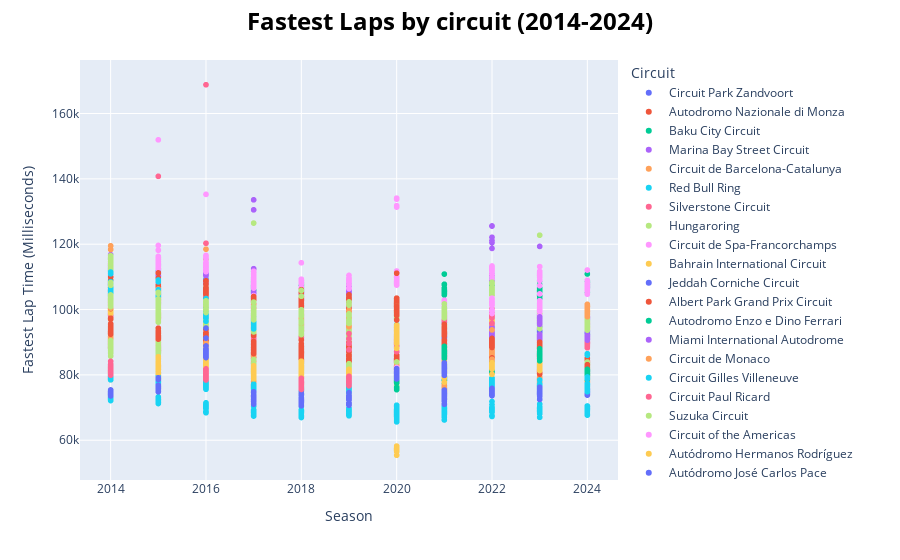

Notebook code for this chart:
### Markdown cell above
The above graph is good to give an idea of how fast the cars run. We can see that the cars are running slightly faster and that the Red Bull Ring (Austria) is the one with the shortest lap of the calendar. 

In the graph below we can see the fastest lap by driver and filter by circuit using the legend.

IMPORTANT: This is a Plotly graph, it can be seen when downloading the notebook, not in GitHub.

### Code cell
# Filter data
From_Season = 2014
DF = ResultsDF[(ResultsDF["season"] >= From_Season)]

fig = px.scatter(DF, x='season', y='fastestlap.time.in_milliseconds',color='circuit.circuitname',hover_data=['constructor.name','driverid'])

# Update layout
fig.update_layout(xaxis_title="Season",
                  yaxis_title="Fastest Lap Time (Milliseconds)",
                  title_text=f"Fastest Laps by circuit (2014-2024)",
                  title_font=dict(size=24, color='black', weight='bold'), 
                  title_x=0.5,
                  legend_title="Circuit")

# Show the interactive plot
fig.show()

### Figure 1 — Plotly figure (JSON) as saved in the notebook; plotly's stock layout.template omitted (floating-point values rounded to 4 significant figures; data arrays with more than 128 entries replaced by an {"elided": "..."} marker saying what was removed)
{"data": [{"customdata": {"elided": "80x2 str values"}, "hovertemplate": "circuit.circuitname=Circuit Park Zandvoort<br>season=%{x}<br>fastestlap.time.in_milliseconds=%{y}<br>constructor.name=%{customdata[0]}<br>driverid=%{customdata[1]}<extra></extra>", "legendgroup": "Circuit Park Zandvoort", "marker": {"color": "#636efa", "symbol": "circle"}, "mode": "markers", "name": "Circuit Park Zandvoort", "showlegend": true, "type": "scattergl", "x": [2024, 2024, 2024, 2024, 2024, 2024, 2024, 2024, 2024, 2024, 2024, 2024, 2024, 2024, 2024, 2024, 2024, 2024, 2024, 2024, 2022, 2022, 2022, 2022, 2022, 2022, 2022, 2022, 2022, 2022, 2022, 2022, 2022, 2022, 2022, 2022, 2022, 2022, 2022, 2022, 2023, 2023, 2023, 2023, 2023, 2023, 2023, 2023, 2023, 2023, 2023, 2023, 2023, 2023, 2023, 2023, 2023, 2023, 2023, 2023, 2021, 2021, 2021, 2021, 2021, 2021, 2021, 2021, 2021, 2021, 2021, 2021, 2021, 2021, 2021, 2021, 2021, 2021, 2021, 2021], "xaxis": "x", "y": [73817, 74752, 74585, 74237, 74117, 74587, 73927, 73878, 74855, 74758, 75657, 75222, 75255, 74434, 75390, 75539, 75552, 74954, 75822, 75724, 73652, 73671, 74413, 73854, 74404, 74144, 74706, 74643, 75084, 75043, 75165, 75534, 75233, 74862, 75369, 75940, 75577, 76066, 76844, 77138, 73889, 73837, 74441, 74231, 74934, 73904, 74390, 74468, 74299, 74570, 75171, 74472, 74820, 74698, 76253, 75489, 75124, 75417, 77277, 77399, 73275, 71097, 72549, 74818, 74780, 74323, 75260, 73461, 74675, 74236, 74920, 75611, 73958, 75125, 75442, 75790, 75628, 75927, 75783, 76066], "yaxis": "y"}, {"customdata": {"elided": "224x2 str values"}, "hovertemplate": "circuit.circuitname=Autodromo Nazionale di Monza<br>season=%{x}<br>fastestlap.time.in_milliseconds=%{y}<br>constructor.name=%{customdata[0]}<br>driverid=%{customdata[1]}<extra></extra>", "legendgroup": "Autodromo Nazionale di Monza", "marker": {"color": "#EF553B", "symbol": "circle"}, "mode": "markers", "name": "Autodromo Nazionale di Monza", "showlegend": true, "type": "scattergl", "x": {"elided": "224 int values"}, "xaxis": "x", "y": {"elided": "224 int values"}, "yaxis": "y"}, {"customdata": {"elided": "162x2 str values"}, "hovertemplate": "circuit.circuitname=Baku City Circuit<br>season=%{x}<br>fastestlap.time.in_milliseconds=%{y}<br>constructor.name=%{customdata[0]}<br>driverid=%{customdata[1]}<extra></extra>", "legendgroup": "Baku City Circuit", "marker": {"color": "#00cc96", "symbol": "circle"}, "mode": "markers", "name": "Baku City Circuit", "showlegend": true, "type": "scattergl", "x": {"elided": "162 int values"}, "xaxis": "x", "y": {"elided": "162 int values"}, "yaxis": "y"}, {"customdata": {"elided": "184x2 str values"}, "hovertemplate": "circuit.circuitname=Marina Bay Street Circuit<br>season=%{x}<br>fastestlap.time.in_milliseconds=%{y}<br>constructor.name=%{customdata[0]}<br>driverid=%{customdata[1]}<extra></extra>", "legendgroup": "Marina Bay Street Circuit", "marker": {"color": "#ab63fa", "symbol": "circle"}, "mode": "markers", "name": "Marina Bay Street Circuit", "showlegend": true, "type": "scattergl", "x": {"elided": "184 int values"}, "xaxis": "x", "y": {"elided": "184 int values"}, "yaxis": "y"}, {"customdata": {"elided": "224x2 str values"}, "hovertemplate": "circuit.circuitname=Circuit de Barcelona-Catalunya<br>season=%{x}<br>fastestlap.time.in_milliseconds=%{y}<br>constructor.name=%{customdata[0]}<br>driverid=%{customdata[1]}<extra></extra>", "legendgroup": "Circuit de Barcelona-Catalunya", "marker": {"color": "#FFA15A", "symbol": "circle"}, "mode": "markers", "name": "Circuit de Barcelona-Catalunya", "showlegend": true, "type": "scattergl", "x": {"elided": "224 int values"}, "xaxis": "x", "y": {"elided": "224 int values"}, "yaxis": "y"}, {"customdata": {"elided": "264x2 str values"}, "hovertemplate": "circuit.circuitname=Red Bull Ring<br>season=%{x}<br>fastestlap.time.in_milliseconds=%{y}<br>constructor.name=%{customdata[0]}<br>driverid=%{customdata[1]}<extra></extra>", "legendgroup": "Red Bull Ring", "marker": {"color": "#19d3f3", "symbol": "circle"}, "mode": "markers", "name": "Red Bull Ring", "showlegend": true, "type": "scattergl", "x": {"elided": "264 int values"}, "xaxis": "x", "y": {"elided": "264 int values"}, "yaxis": "y"}, {"customdata": {"elided": "244x2 str values"}, "hovertemplate": "circuit.circuitname=Silverstone Circuit<br>season=%{x}<br>fastestlap.time.in_milliseconds=%{y}<br>constructor.name=%{customdata[0]}<br>driverid=%{customdata[1]}<extra></extra>", "legendgroup": "Silverstone Circuit", "marker": {"color": "#FF6692", "symbol": "circle"}, "mode": "markers", "name": "Silverstone Circuit", "showlegend": true, "type": "scattergl", "x": {"elided": "244 int values"}, "xaxis": "x", "y": {"elided": "244 int values"}, "yaxis": "y"}, {"customdata": {"elided": "224x2 str values"}, "hovertemplate": "circuit.circuitname=Hungaroring<br>season=%{x}<br>fastestlap.time.in_milliseconds=%{y}<br>constructor.name=%{customdata[0]}<br>driverid=%{customdata[1]}<extra></extra>", "legendgroup": "Hungaroring", "marker": {"color": "#B6E880", "symbol": "circle"}, "mode": "markers", "name": "Hungaroring", "showlegend": true, "type": "scattergl", "x": {"elided": "224 int values"}, "xaxis": "x", "y": {"elided": "224 int values"}, "yaxis": "y"}, {"customdata": {"elided": "224x2 str values"}, "hovertemplate": "circuit.circuitname=Circuit de Spa-Francorchamps<br>season=%{x}<br>fastestlap.time.in_milliseconds=%{y}<br>constructor.name=%{customdata[0]}<br>driverid=%{customdata[1]}<extra></extra>", "legendgroup": "Circuit de Spa-Francorchamps", "marker": {"color": "#FF97FF", "symbol": "circle"}, "mode": "markers", "name": "Circuit de Spa-Francorchamps", "showlegend": true, "type": "scattergl", "x": {"elided": "224 int values"}, "xaxis": "x", "y": {"elided": "224 int values"}, "yaxis": "y"}, {"customdata": {"elided": "247x2 str values"}, "hovertemplate": "circuit.circuitname=Bahrain International Circuit<br>season=%{x}<br>fastestlap.time.in_milliseconds=%{y}<br>constructor.name=%{customdata[0]}<br>driverid=%{customdata[1]}<extra></extra>", "legendgroup": "Bahrain International Circuit", "marker": {"color": "#FECB52", "symbol": "circle"}, "mode": "markers", "name": "Bahrain International Circuit", "showlegend": true, "type": "scattergl", "x": {"elided": "247 int values"}, "xaxis": "x", "y": {"elided": "247 int values"}, "yaxis": "y"}, {"customdata": {"elided": "84x2 str values"}, "hovertemplate": "circuit.circuitname=Jeddah Corniche Circuit<br>season=%{x}<br>fastestlap.time.in_milliseconds=%{y}<br>constructor.name=%{customdata[0]}<br>driverid=%{customdata[1]}<extra></extra>", "legendgroup": "Jeddah Corniche Circuit", "marker": {"color": "#636efa", "symbol": "circle"}, "mode": "markers", "name": "Jeddah Corniche Circuit", "showlegend": true, "type": "scattergl", "x": [2022, 2022, 2022, 2022, 2022, 2022, 2022, 2022, 2022, 2022, 2022, 2022, 2022, 2022, 2022, 2022, 2022, 2022, 2022, 2022, 2022, 2022, 2022, 2022, 2023, 2023, 2023, 2023, 2023, 2023, 2023, 2023, 2023, 2023, 2023, 2023, 2023, 2023, 2023, 2023, 2023, 2023, 2023, 2023, 2024, 2024, 2024, 2024, 2024, 2024, 2024, 2024, 2024, 2024, 2024, 2024, 2024, 2024, 2024, 2024, 2024, 2024, 2024, 2024, 2021, 2021, 2021, 2021, 2021, 2021, 2021, 2021, 2021, 2021, 2021, 2021, 2021, 2021, 2021, 2021, 2021, 2021, 2021, 2021], "xaxis": "x", "y": [91772, 91634, 91905, 92042, 92821, 93103, 92753, 93468, 92779, 92997, 93924, 93651, 94446, 94368, 93979, 93831, 94487, 97530, null, null, 94368, 93979, 93831, 94487, 92188, 91906, 92240, 92433, 92941, 92822, 93056, 93222, 93392, 93374, 93931, 93780, 93894, 93609, 94287, 94469, 94122, 94384, 95567, 95140, 91773, 92273, 91632, 92310, 92387, 92254, 92186, 91944, 91746, 92366, 92307, 92338, 93481, 93523, 93026, 93323, 92706, 92208, 95560, null, 90734, 91488, 91408, 91797, 92716, 92297, 91601, 91851, 92865, 91914, 92804, 92751, 91633, 92506, 92778, 94030, 94138, 97043, 96130, 96043], "yaxis": "y"}, {"customdata": {"elided": "182x2 str values"}, "hovertemplate": "circuit.circuitname=Albert Park Grand Prix Circuit<br>season=%{x}<br>fastestlap.time.in_milliseconds=%{y}<br>constructor.name=%{customdata[0]}<br>driverid=%{customdata[1]}<extra></extra>", "legendgroup": "Albert Park Grand Prix Circuit", "marker": {"color": "#EF553B", "symbol": "circle"}, "mode": "markers", "name": "Albert Park Grand Prix Circuit", "showlegend": true, "type": "scattergl", "x": {"elided": "182 int values"}, "xaxis": "x", "y": {"elided": "182 int values"}, "yaxis": "y"}, {"customdata": {"elided": "80x2 str values"}, "hovertemplate": "circuit.circuitname=Autodromo Enzo e Dino Ferrari<br>season=%{x}<br>fastestlap.time.in_milliseconds=%{y}<br>constructor.name=%{customdata[0]}<br>driverid=%{customdata[1]}<extra></extra>", "legendgroup": "Autodromo Enzo e Dino Ferrari", "marker": {"color": "#00cc96", "symbol": "circle"}, "mode": "markers", "name": "Autodromo Enzo e Dino Ferrari", "showlegend": true, "type": "scattergl", "x": [2022, 2022, 2022, 2022, 2022, 2022, 2022, 2022, 2022, 2022, 2022, 2022, 2022, 2022, 2022, 2022, 2022, 2022, 2022, 2022, 2024, 2024, 2024, 2024, 2024, 2024, 2024, 2024, 2024, 2024, 2024, 2024, 2024, 2024, 2024, 2024, 2024, 2024, 2024, 2024, 2020, 2020, 2020, 2020, 2020, 2020, 2020, 2020, 2020, 2020, 2020, 2020, 2020, 2020, 2020, 2020, 2020, 2020, 2020, 2020, 2021, 2021, 2021, 2021, 2021, 2021, 2021, 2021, 2021, 2021, 2021, 2021, 2021, 2021, 2021, 2021, 2021, 2021, 2021, 2021], "xaxis": "x", "y": [78446, 78949, 80903, 80962, 80758, 78574, 80544, 81211, 81238, 81750, 81757, 81713, 81419, 81887, 81286, 81338, 78999, 81577, 99685, null, 80366, 79994, 79935, 79907, 80220, 80331, 78589, 79686, 80570, 80936, 81700, 81009, 81569, 81304, 81016, 81371, 81229, 81455, 79004, 81274, 75484, 75902, 77552, 77666, 78173, 78084, 78118, 78069, 78088, 78794, 78719, 77767, 78360, 78822, 76177, 78811, 77637, 79273, 79606, 80403, 77524, 76702, 78259, 78379, 78490, 79341, 78994, 78782, 79422, 79417, 79396, 78334, 78353, 79470, 79074, 79193, 80402, 88485, 86543, null], "yaxis": "y"}, {"customdata": [["Red Bull", "max_verstappen"], ["Ferrari", "leclerc"], ["Ferrari", "sainz"], ["Red Bull", "perez"], ["Mercedes", "russell"], ["Mercedes", "hamilton"], ["Alfa Romeo", "bottas"], ["Alpine F1 Team", "ocon"], ["Williams", "albon"], ["Aston Martin", "stroll"], ["Alpine F1 Team", "alonso"], ["AlphaTauri", "tsunoda"], ["McLaren", "ricciardo"], ["Williams", "latifi"], ["Haas F1 Team", "mick_schumacher"], ["Haas F1 Team", "kevin_magnussen"], ["Aston Martin", "vettel"], ["AlphaTauri", "gasly"], ["McLaren", "norris"], ["Alfa Romeo", "zhou"], ["Red Bull", "max_verstappen"], ["Red Bull", "perez"], ["Aston Martin", "alonso"], ["Mercedes", "russell"], ["Ferrari", "sainz"], ["Mercedes", "hamilton"], ["Ferrari", "leclerc"], ["Alpine F1 Team", "gasly"], ["Alpine F1 Team", "ocon"], ["Haas F1 Team", "kevin_magnussen"], ["AlphaTauri", "tsunoda"], ["Aston Martin", "stroll"], ["Alfa Romeo", "bottas"], ["Williams", "albon"], ["Haas F1 Team", "hulkenberg"], ["Alfa Romeo", "zhou"], ["McLaren", "norris"], ["AlphaTauri", "de_vries"], ["McLaren", "piastri"], ["Williams", "sargeant"], ["McLaren", "norris"], ["Red Bull", "max_verstappen"], ["Ferrari", "leclerc"], ["Red Bull", "perez"], ["Ferrari", "sainz"], ["Mercedes", "hamilton"], ["RB F1 Team", "tsunoda"], ["Mercedes", "russell"], ["Aston Martin", "alonso"], ["Alpine F1 Team", "ocon"], ["Haas F1 Team", "hulkenberg"], ["Alpine F1 Team", "gasly"], ["McLaren", "piastri"], ["Sauber", "zhou"], ["RB F1 Team", "ricciardo"], ["Sauber", "bottas"], ["Aston Martin", "stroll"], ["Williams", "albon"], ["Haas F1 Team", "kevin_magnussen"], ["Williams", "sargeant"]], "hovertemplate": "circuit.circuitname=Miami International Autodrome<br>season=%{x}<br>fastestlap.time.in_milliseconds=%{y}<br>constructor.name=%{customdata[0]}<br>driverid=%{customdata[1]}<extra></extra>", "legendgroup": "Miami International Autodrome", "marker": {"color": "#ab63fa", "symbol": "circle"}, "mode": "markers", "name": "Miami International Autodrome", "showlegend": true, "type": "scattergl", "x": [2022, 2022, 2022, 2022, 2022, 2022, 2022, 2022, 2022, 2022, 2022, 2022, 2022, 2022, 2022, 2022, 2022, 2022, 2022, 2022, 2023, 2023, 2023, 2023, 2023, 2023, 2023, 2023, 2023, 2023, 2023, 2023, 2023, 2023, 2023, 2023, 2023, 2023, 2023, 2023, 2024, 2024, 2024, 2024, 2024, 2024, 2024, 2024, 2024, 2024, 2024, 2024, 2024, 2024, 2024, 2024, 2024, 2024, 2024, 2024], "xaxis": "x", "y": [91361, 91488, 91790, 91819, 92195, 92941, 93184, 93163, 93447, 93312, 93331, 93035, 93265, 94169, 92528, 93511, 93479, 94487, 93411, 95731, 89708, 90560, 90519, 91015, 91362, 90669, 91434, 91971, 91143, 91691, 91038, 90862, 91838, 91852, 90901, 91736, 92401, 91562, 92006, 92384, 90980, 91261, 91084, 90855, 90928, 91233, 91682, 91921, 91727, 92037, 91941, 92055, 90634, 91991, 92122, 92098, 91588, 90849, 91774, 93452], "yaxis": "y"}, {"customdata": {"elided": "204x2 str values"}, "hovertemplate": "circuit.circuitname=Circuit de Monaco<br>season=%{x}<br>fastestlap.time.in_milliseconds=%{y}<br>constructor.name=%{customdata[0]}<br>driverid=%{customdata[1]}<extra></extra>", "legendgroup": "Circuit de Monaco", "marker": {"color": "#FFA15A", "symbol": "circle"}, "mode": "markers", "name": "Circuit de Monaco", "showlegend": true, "type": "scattergl", "x": {"elided": "204 int values"}, "xaxis": "x", "y": {"elided": "204 int values"}, "yaxis": "y"}, {"customdata": {"elided": "184x2 str values"}, "hovertemplate": "circuit.circuitname=Circuit Gilles Villeneuve<br>season=%{x}<br>fastestlap.time.in_milliseconds=%{y}<br>constructor.name=%{customdata[0]}<br>driverid=%{customdata[1]}<extra></extra>", "legendgroup": "Circuit Gilles Villeneuve", "marker": {"color": "#19d3f3", "symbol": "circle"}, "mode": "markers", "name": "Circuit Gilles Villeneuve", "showlegend": true, "type": "scattergl", "x": {"elided": "184 int values"}, "xaxis": "x", "y": {"elided": "184 int values"}, "yaxis": "y"}, {"customdata": {"elided": "80x2 str values"}, "hovertemplate": "circuit.circuitname=Circuit Paul Ricard<br>season=%{x}<br>fastestlap.time.in_milliseconds=%{y}<br>constructor.name=%{customdata[0]}<br>driverid=%{customdata[1]}<extra></extra>", "legendgroup": "Circuit Paul Ricard", "marker": {"color": "#FF6692", "symbol": "circle"}, "mode": "markers", "name": "Circuit Paul Ricard", "showlegend": true, "type": "scattergl", "x": [2022, 2022, 2022, 2022, 2022, 2022, 2022, 2022, 2022, 2022, 2022, 2022, 2022, 2022, 2022, 2022, 2022, 2022, 2022, 2022, 2018, 2018, 2018, 2018, 2018, 2018, 2018, 2018, 2018, 2018, 2018, 2018, 2018, 2018, 2018, 2018, 2018, 2018, 2018, 2018, 2019, 2019, 2019, 2019, 2019, 2019, 2019, 2019, 2019, 2019, 2019, 2019, 2019, 2019, 2019, 2019, 2019, 2019, 2019, 2019, 2021, 2021, 2021, 2021, 2021, 2021, 2021, 2021, 2021, 2021, 2021, 2021, 2021, 2021, 2021, 2021, 2021, 2021, 2021, 2021], "xaxis": "x", "y": [97491, 97668, 97548, 97780, 95781, 98160, 99037, 98684, 99133, 99185, 99044, 98786, 99199, 97963, 99068, 99368, 99650, 99265, 98088, 100216, 94509, 94275, 94398, 95382, 94485, 95425, 94225, 95638, 95873, 95977, 95695, 96675, 96494, 96839, 98300, 95133, 98319, 98319, null, null, 92764, 93586, 93828, 94162, 92740, 94561, 94873, 94950, 94754, 95197, 95150, 95014, 94924, 95225, 95029, 95115, 95692, 96608, 95830, 95691, 96404, 97410, 96693, 96960, 97425, 98324, 98103, 97646, 97138, 97828, 98931, 98314, 98980, 98645, 98702, 97681, 97992, 98313, 98847, 99317], "yaxis": "y"}, {"customdata": {"elided": "184x2 str values"}, "hovertemplate": "circuit.circuitname=Suzuka Circuit<br>season=%{x}<br>fastestlap.time.in_milliseconds=%{y}<br>constructor.name=%{customdata[0]}<br>driverid=%{customdata[1]}<extra></extra>", "legendgroup": "Suzuka Circuit", "marker": {"color": "#B6E880", "symbol": "circle"}, "mode": "markers", "name": "Suzuka Circuit", "showlegend": true, "type": "scattergl", "x": {"elided": "184 int values"}, "xaxis": "x", "y": {"elided": "184 int values"}, "yaxis": "y"}, {"customdata": {"elided": "180x2 str values"}, "hovertemplate": "circuit.circuitname=Circuit of the Americas<br>season=%{x}<br>fastestlap.time.in_milliseconds=%{y}<br>constructor.name=%{customdata[0]}<br>driverid=%{customdata[1]}<extra></extra>", "legendgroup": "Circuit of the Americas", "marker": {"color": "#FF97FF", "symbol": "circle"}, "mode": "markers", "name": "Circuit of the Americas", "showlegend": true, "type": "scattergl", "x": {"elided": "180 int values"}, "xaxis": "x", "y": {"elided": "180 int values"}, "yaxis": "y"}, {"customdata": {"elided": "162x2 str values"}, "hovertemplate": "circuit.circuitname=Autódromo Hermanos Rodríguez<br>season=%{x}<br>fastestlap.time.in_milliseconds=%{y}<br>constructor.name=%{customdata[0]}<br>driverid=%{customdata[1]}<extra></extra>", "legendgroup": "Autódromo Hermanos Rodríguez", "marker": {"color": "#FECB52", "symbol": "circle"}, "mode": "markers", "name": "Autódromo Hermanos Rodríguez", "showlegend": true, "type": "scattergl", "x": {"elided": "162 int values"}, "xaxis": "x", "y": {"elided": "162 int values"}, "yaxis": "y"}, {"customdata": {"elided": "180x2 str values"}, "hovertemplate": "circuit.circuitname=Autódromo José Carlos Pace<br>season=%{x}<br>fastestlap.time.in_milliseconds=%{y}<br>constructor.name=%{customdata[0]}<br>driverid=%{customdata[1]}<extra></extra>", "legendgroup": "Autódromo José Carlos Pace", "marker": {"color": "#636efa", "symbol": "circle"}, "mode": "markers", "name": "Autódromo José Carlos Pace", "showlegend": true, "type": "scattergl", "x": {"elided": "180 int values"}, "xaxis": "x", "y": {"elided": "180 int values"}, "yaxis": "y"}, {"customdata": {"elided": "202x2 str values"}, "hovertemplate": "circuit.circuitname=Yas Marina Circuit<br>season=%{x}<br>fastestlap.time.in_milliseconds=%{y}<br>constructor.name=%{customdata[0]}<br>driverid=%{customdata[1]}<extra></extra>", "legendgroup": "Yas Marina Circuit", "marker": {"color": "#EF553B", "symbol": "circle"}, "mode": "markers", "name": "Yas Marina Circuit", "showlegend": true, "type": "scattergl", "x": {"elided": "202 int values"}, "xaxis": "x", "y": {"elided": "202 int values"}, "yaxis": "y"}, {"customdata": [["Red Bull", "max_verstappen"], ["McLaren", "piastri"], ["McLaren", "norris"], ["Mercedes", "russell"], ["Ferrari", "leclerc"], ["Aston Martin", "alonso"], ["Alpine F1 Team", "ocon"], ["Alfa Romeo", "bottas"], ["Alfa Romeo", "zhou"], ["Red Bull", "perez"], ["Aston Martin", "stroll"], ["Alpine F1 Team", "gasly"], ["Williams", "albon"], ["Haas F1 Team", "kevin_magnussen"], ["AlphaTauri", "tsunoda"], ["Haas F1 Team", "hulkenberg"], ["AlphaTauri", "lawson"], ["Williams", "sargeant"], ["Mercedes", "hamilton"], ["Ferrari", "sainz"], ["Mercedes", "hamilton"], ["Red Bull", "max_verstappen"], ["Alpine F1 Team", "alonso"], ["Red Bull", "perez"], ["Alpine F1 Team", "ocon"], ["Aston Martin", "stroll"], ["Ferrari", "sainz"], ["Ferrari", "leclerc"], ["McLaren", "norris"], ["Aston Martin", "vettel"], ["AlphaTauri", "gasly"], ["McLaren", "ricciardo"], ["AlphaTauri", "tsunoda"], ["Alfa Romeo", "raikkonen"], ["Alfa Romeo", "giovinazzi"], ["Haas F1 Team", "mick_schumacher"], ["Williams", "russell"], ["Haas F1 Team", "mazepin"], ["Williams", "latifi"], ["Mercedes", "bottas"]], "hovertemplate": "circuit.circuitname=Losail International Circuit<br>season=%{x}<br>fastestlap.time.in_milliseconds=%{y}<br>constructor.name=%{customdata[0]}<br>driverid=%{customdata[1]}<extra></extra>", "legendgroup": "Losail International Circuit", "marker": {"color": "#00cc96", "symbol": "circle"}, "mode": "markers", "name": "Losail International Circuit", "showlegend": true, "type": "scattergl", "x": [2023, 2023, 2023, 2023, 2023, 2023, 2023, 2023, 2023, 2023, 2023, 2023, 2023, 2023, 2023, 2023, 2023, 2023, 2023, 2023, 2021, 2021, 2021, 2021, 2021, 2021, 2021, 2021, 2021, 2021, 2021, 2021, 2021, 2021, 2021, 2021, 2021, 2021, 2021, 2021], "xaxis": "x", "y": [84319, 84921, 84842, 85770, 84992, 86045, 86450, 86652, 86323, 86220, 86352, 86310, 86666, 87067, 87174, 86489, 87113, 87983, null, null, 85084, 83196, 86682, 85613, 87061, 87356, 86570, 86555, 85746, 86434, 87019, 87198, 87043, 86358, 87823, 88412, 85768, 87340, 88732, 87246], "yaxis": "y"}, {"customdata": [["Red Bull", "max_verstappen"], ["Ferrari", "leclerc"], ["Red Bull", "perez"], ["Alpine F1 Team", "ocon"], ["Aston Martin", "stroll"], ["Ferrari", "sainz"], ["Mercedes", "hamilton"], ["Mercedes", "russell"], ["Aston Martin", "alonso"], ["McLaren", "piastri"], ["Alpine F1 Team", "gasly"], ["Williams", "albon"], ["Haas F1 Team", "kevin_magnussen"], ["AlphaTauri", "ricciardo"], ["Alfa Romeo", "zhou"], ["Williams", "sargeant"], ["Alfa Romeo", "bottas"], ["AlphaTauri", "tsunoda"], ["Haas F1 Team", "hulkenberg"], ["McLaren", "norris"]], "hovertemplate": "circuit.circuitname=Las Vegas Strip Street Circuit<br>season=%{x}<br>fastestlap.time.in_milliseconds=%{y}<br>constructor.name=%{customdata[0]}<br>driverid=%{customdata[1]}<extra></extra>", "legendgroup": "Las Vegas Strip Street Circuit", "marker": {"color": "#ab63fa", "symbol": "circle"}, "mode": "markers", "name": "Las Vegas Strip Street Circuit", "showlegend": true, "type": "scattergl", "x": [2023, 2023, 2023, 2023, 2023, 2023, 2023, 2023, 2023, 2023, 2023, 2023, 2023, 2023, 2023, 2023, 2023, 2023, 2023, 2023], "xaxis": "x", "y": [95614, 95669, 95939, 96637, 96584, 95984, 95716, 96071, 96559, 95490, 96913, 97357, 97455, 97108, 97375, 97740, 97562, 97587, 97565, 119327], "yaxis": "y"}, {"customdata": {"elided": "144x2 str values"}, "hovertemplate": "circuit.circuitname=Shanghai International Circuit<br>season=%{x}<br>fastestlap.time.in_milliseconds=%{y}<br>constructor.name=%{customdata[0]}<br>driverid=%{customdata[1]}<extra></extra>", "legendgroup": "Shanghai International Circuit", "marker": {"color": "#FFA15A", "symbol": "circle"}, "mode": "markers", "name": "Shanghai International Circuit", "showlegend": true, "type": "scattergl", "x": {"elided": "144 int values"}, "xaxis": "x", "y": {"elided": "144 int values"}, "yaxis": "y"}, {"customdata": {"elided": "84x2 str values"}, "hovertemplate": "circuit.circuitname=Sepang International Circuit<br>season=%{x}<br>fastestlap.time.in_milliseconds=%{y}<br>constructor.name=%{customdata[0]}<br>driverid=%{customdata[1]}<extra></extra>", "legendgroup": "Sepang International Circuit", "marker": {"color": "#19d3f3", "symbol": "circle"}, "mode": "markers", "name": "Sepang International Circuit", "showlegend": true, "type": "scattergl", "x": [2014, 2014, 2014, 2014, 2014, 2014, 2014, 2014, 2014, 2014, 2014, 2014, 2014, 2014, 2014, 2014, 2014, 2014, 2014, 2014, 2014, 2014, 2015, 2015, 2015, 2015, 2015, 2015, 2015, 2015, 2015, 2015, 2015, 2015, 2015, 2015, 2015, 2015, 2015, 2015, 2015, 2015, 2016, 2016, 2016, 2016, 2016, 2016, 2016, 2016, 2016, 2016, 2016, 2016, 2016, 2016, 2016, 2016, 2016, 2016, 2016, 2016, 2016, 2016, 2017, 2017, 2017, 2017, 2017, 2017, 2017, 2017, 2017, 2017, 2017, 2017, 2017, 2017, 2017, 2017, 2017, 2017, 2017, 2017], "xaxis": "x", "y": [103066, 103960, 104289, 104165, 105982, 106039, 104897, 105475, 105373, 106695, 106224, 105129, 107753, 107500, 108249, 104675, 107782, 108040, 108527, 111473, 110929, null, 103648, 103125, 102062, 104124, 104088, 103990, 104579, 105507, 104514, 105312, 104812, 103902, 105345, 104822, 109040, 105070, 106056, 108460, 108760, null, 97449, 97376, 96424, 97466, 99199, 99328, 98291, 97793, 98740, 99350, 99243, 99781, 99920, 99798, 99653, 101467, 100490, 98595, 101775, 103379, 102142, null, 94467, 94452, 94770, 94080, 95284, 95591, 95931, 96627, 96944, 97075, 96501, 97192, 95796, 97170, 97186, 94266, 96395, 96630, 98123, null], "yaxis": "y"}, {"customdata": {"elided": "84x2 str values"}, "hovertemplate": "circuit.circuitname=Hockenheimring<br>season=%{x}<br>fastestlap.time.in_milliseconds=%{y}<br>constructor.name=%{customdata[0]}<br>driverid=%{customdata[1]}<extra></extra>", "legendgroup": "Hockenheimring", "marker": {"color": "#FF6692", "symbol": "circle"}, "mode": "markers", "name": "Hockenheimring", "showlegend": true, "type": "scattergl", "x": [2014, 2014, 2014, 2014, 2014, 2014, 2014, 2014, 2014, 2014, 2014, 2014, 2014, 2014, 2014, 2014, 2014, 2014, 2014, 2014, 2014, 2014, 2016, 2016, 2016, 2016, 2016, 2016, 2016, 2016, 2016, 2016, 2016, 2016, 2016, 2016, 2016, 2016, 2016, 2016, 2016, 2016, 2016, 2016, 2018, 2018, 2018, 2018, 2018, 2018, 2018, 2018, 2018, 2018, 2018, 2018, 2018, 2018, 2018, 2018, 2018, 2018, 2018, 2018, 2019, 2019, 2019, 2019, 2019, 2019, 2019, 2019, 2019, 2019, 2019, 2019, 2019, 2019, 2019, 2019, 2019, 2019, 2019, 2019], "xaxis": "x", "y": [81298, 81494, 79908, 81545, 80548, 80846, 82098, 81346, 80224, 80752, 81338, 82305, 81876, 82008, 82522, 82866, 83035, 83230, 82529, 82179, 84137, null, 78746, 78442, 78910, 79122, 78710, 79572, 80056, 79781, 80442, 79606, 79883, 80132, 80250, 79957, 79585, 81649, 80710, 81212, 81127, 81845, 81420, 81476, 75545, 75721, 75990, 75852, 77910, 76716, 77867, 77941, 77745, 77681, 77697, 77430, 77537, 77762, 77852, 77741, 78861, 77290, 78934, 78262, 76645, 76794, 77708, 77831, 77841, 77850, 77746, 77507, 78811, 79062, 77485, 79563, 79300, 77495, 78272, 89576, 87697, 91081, 92654, null], "yaxis": "y"}, {"customdata": {"elided": "163x2 str values"}, "hovertemplate": "circuit.circuitname=Sochi Autodrom<br>season=%{x}<br>fastestlap.time.in_milliseconds=%{y}<br>constructor.name=%{customdata[0]}<br>driverid=%{customdata[1]}<extra></extra>", "legendgroup": "Sochi Autodrom", "marker": {"color": "#B6E880", "symbol": "circle"}, "mode": "markers", "name": "Sochi Autodrom", "showlegend": true, "type": "scattergl", "x": {"elided": "163 int values"}, "xaxis": "x", "y": {"elided": "163 int values"}, "yaxis": "y"}, {"customdata": [["Mercedes", "hamilton"], ["Mercedes", "bottas"], ["Red Bull", "albon"], ["Renault", "ricciardo"], ["Racing Point", "perez"], ["McLaren", "norris"], ["AlphaTauri", "kvyat"], ["Ferrari", "leclerc"], ["Alfa Romeo", "raikkonen"], ["Ferrari", "vettel"], ["Williams", "russell"], ["Haas F1 Team", "grosjean"], ["Racing Point", "stroll"], ["Renault", "ocon"], ["Williams", "latifi"], ["Haas F1 Team", "kevin_magnussen"], ["Alfa Romeo", "giovinazzi"], ["McLaren", "sainz"], ["Red Bull", "max_verstappen"], ["AlphaTauri", "gasly"]], "hovertemplate": "circuit.circuitname=Autodromo Internazionale del Mugello<br>season=%{x}<br>fastestlap.time.in_milliseconds=%{y}<br>constructor.name=%{customdata[0]}<br>driverid=%{customdata[1]}<extra></extra>", "legendgroup": "Autodromo Internazionale del Mugello", "marker": {"color": "#FF97FF", "symbol": "circle"}, "mode": "markers", "name": "Autodromo Internazionale del Mugello", "showlegend": true, "type": "scattergl", "x": [2020, 2020, 2020, 2020, 2020, 2020, 2020, 2020, 2020, 2020, 2020, 2020, 2020, 2020, 2020, 2020, 2020, 2020, 2020, 2020], "xaxis": "x", "y": [78833, 79432, 80039, 80426, 80632, 81198, 81458, 81229, 81164, 81202, 81645, 82263, 82068, 131793, 131365, 133812, 133809, 134103, null, null], "yaxis": "y"}, {"customdata": [["Mercedes", "hamilton"], ["Red Bull", "max_verstappen"], ["Renault", "ricciardo"], ["Racing Point", "perez"], ["McLaren", "sainz"], ["AlphaTauri", "gasly"], ["Ferrari", "leclerc"], ["Racing Point", "hulkenberg"], ["Haas F1 Team", "grosjean"], ["Alfa Romeo", "giovinazzi"], ["Ferrari", "vettel"], ["Alfa Romeo", "raikkonen"], ["Haas F1 Team", "kevin_magnussen"], ["Williams", "latifi"], ["AlphaTauri", "kvyat"], ["McLaren", "norris"], ["Red Bull", "albon"], ["Renault", "ocon"], ["Mercedes", "bottas"], ["Williams", "russell"]], "hovertemplate": "circuit.circuitname=Nürburgring<br>season=%{x}<br>fastestlap.time.in_milliseconds=%{y}<br>constructor.name=%{customdata[0]}<br>driverid=%{customdata[1]}<extra></extra>", "legendgroup": "Nürburgring", "marker": {"color": "#FECB52", "symbol": "circle"}, "mode": "markers", "name": "Nürburgring", "showlegend": true, "type": "scattergl", "x": [2020, 2020, 2020, 2020, 2020, 2020, 2020, 2020, 2020, 2020, 2020, 2020, 2020, 2020, 2020, 2020, 2020, 2020, 2020, 2020], "xaxis": "x", "y": [88145, 88139, 89584, 89700, 90129, 90110, 90712, 90733, 91562, 90909, 90408, 90512, 90456, 91377, 92214, 92328, 92330, 93189, 91884, 94526], "yaxis": "y"}, {"customdata": [["Mercedes", "hamilton"], ["Mercedes", "bottas"], ["Red Bull", "max_verstappen"], ["Ferrari", "leclerc"], ["AlphaTauri", "gasly"], ["McLaren", "sainz"], ["Racing Point", "perez"], ["Renault", "ocon"], ["Renault", "ricciardo"], ["Ferrari", "vettel"], ["Alfa Romeo", "raikkonen"], ["Red Bull", "albon"], ["McLaren", "norris"], ["Williams", "russell"], ["Alfa Romeo", "giovinazzi"], ["Haas F1 Team", "kevin_magnussen"], ["Haas F1 Team", "grosjean"], ["Williams", "latifi"], ["AlphaTauri", "kvyat"], ["Racing Point", "stroll"], ["Mercedes", "hamilton"], ["Red Bull", "max_verstappen"], ["Mercedes", "bottas"], ["Red Bull", "perez"], ["McLaren", "norris"], ["Ferrari", "leclerc"], ["Alpine F1 Team", "ocon"], ["Alpine F1 Team", "alonso"], ["McLaren", "ricciardo"], ["AlphaTauri", "gasly"], ["Ferrari", "sainz"], ["Alfa Romeo", "giovinazzi"], ["Aston Martin", "vettel"], ["Aston Martin", "stroll"], ["AlphaTauri", "tsunoda"], ["Williams", "russell"], ["Haas F1 Team", "mick_schumacher"], ["Williams", "latifi"], ["Haas F1 Team", "mazepin"], ["Alfa Romeo", "raikkonen"]], "hovertemplate": "circuit.circuitname=Autódromo Internacional do Algarve<br>season=%{x}<br>fastestlap.time.in_milliseconds=%{y}<br>constructor.name=%{customdata[0]}<br>driverid=%{customdata[1]}<extra></extra>", "legendgroup": "Autódromo Internacional do Algarve", "marker": {"color": "#636efa", "symbol": "circle"}, "mode": "markers", "name": "Autódromo Internacional do Algarve", "showlegend": true, "type": "scattergl", "x": [2020, 2020, 2020, 2020, 2020, 2020, 2020, 2020, 2020, 2020, 2020, 2020, 2020, 2020, 2020, 2020, 2020, 2020, 2020, 2020, 2021, 2021, 2021, 2021, 2021, 2021, 2021, 2021, 2021, 2021, 2021, 2021, 2021, 2021, 2021, 2021, 2021, 2021, 2021, 2021], "xaxis": "x", "y": [78750, 79345, 79854, 80408, 80551, 80268, 80802, 80859, 80906, 80731, 81058, 79890, 79360, 80882, 81893, 81460, 81664, 81859, 80449, 81694, 80933, 80695, 79865, 80643, 81696, 81496, 81886, 81032, 81987, 82014, 82325, 82167, 82416, 81970, 82058, 82654, 82755, 83155, 83641, null], "yaxis": "y"}, {"customdata": [["Mercedes", "hamilton"], ["Racing Point", "perez"], ["Ferrari", "vettel"], ["Ferrari", "leclerc"], ["McLaren", "sainz"], ["Red Bull", "max_verstappen"], ["Red Bull", "albon"], ["McLaren", "norris"], ["Racing Point", "stroll"], ["Renault", "ricciardo"], ["Renault", "ocon"], ["AlphaTauri", "kvyat"], ["AlphaTauri", "gasly"], ["Mercedes", "bottas"], ["Alfa Romeo", "raikkonen"], ["Williams", "russell"], ["Haas F1 Team", "kevin_magnussen"], ["Haas F1 Team", "grosjean"], ["Williams", "latifi"], ["Alfa Romeo", "giovinazzi"], ["Mercedes", "bottas"], ["Red Bull", "max_verstappen"], ["Red Bull", "perez"], ["Ferrari", "leclerc"], ["Mercedes", "hamilton"], ["AlphaTauri", "gasly"], ["McLaren", "norris"], ["Ferrari", "sainz"], ["Aston Martin", "stroll"], ["Alpine F1 Team", "ocon"], ["Alfa Romeo", "giovinazzi"], ["Alfa Romeo", "raikkonen"], ["McLaren", "ricciardo"], ["AlphaTauri", "tsunoda"], ["Williams", "russell"], ["Alpine F1 Team", "alonso"], ["Williams", "latifi"], ["Aston Martin", "vettel"], ["Haas F1 Team", "mick_schumacher"], ["Haas F1 Team", "mazepin"]], "hovertemplate": "circuit.circuitname=Istanbul Park<br>season=%{x}<br>fastestlap.time.in_milliseconds=%{y}<br>constructor.name=%{customdata[0]}<br>driverid=%{customdata[1]}<extra></extra>", "legendgroup": "Istanbul Park", "marker": {"color": "#EF553B", "symbol": "circle"}, "mode": "markers", "name": "Istanbul Park", "showlegend": true, "type": "scattergl", "x": [2020, 2020, 2020, 2020, 2020, 2020, 2020, 2020, 2020, 2020, 2020, 2020, 2020, 2020, 2020, 2020, 2020, 2020, 2020, 2020, 2021, 2021, 2021, 2021, 2021, 2021, 2021, 2021, 2021, 2021, 2021, 2021, 2021, 2021, 2021, 2021, 2021, 2021, 2021, 2021], "xaxis": "x", "y": [99413, 100392, 99662, 99961, 98754, 98431, 99099, 96806, 99921, 100677, 101006, 101019, 99586, 98193, 99743, 100814, 100948, 103281, 103495, 111122, 90432, 92759, 92459, 92737, 92763, 92814, 92446, 91921, 92608, 94584, 92904, 92586, 93255, 92844, 93399, 93252, 93672, 92730, 94209, 95438], "yaxis": "y"}], "layout": {"legend": {"title": {"text": "Circuit"}, "tracegroupgap": 0}, "margin": {"t": 60}, "title": {"font": {"color": "black", "size": 24, "weight": "bold"}, "text": "Fastest Laps by circuit (2014-2024)", "x": 0.5}, "xaxis": {"anchor": "y", "domain": [0, 1], "title": {"text": "Season"}}, "yaxis": {"anchor": "x", "domain": [0, 1], "title": {"text": "Fastest Lap Time (Milliseconds)"}}}}
